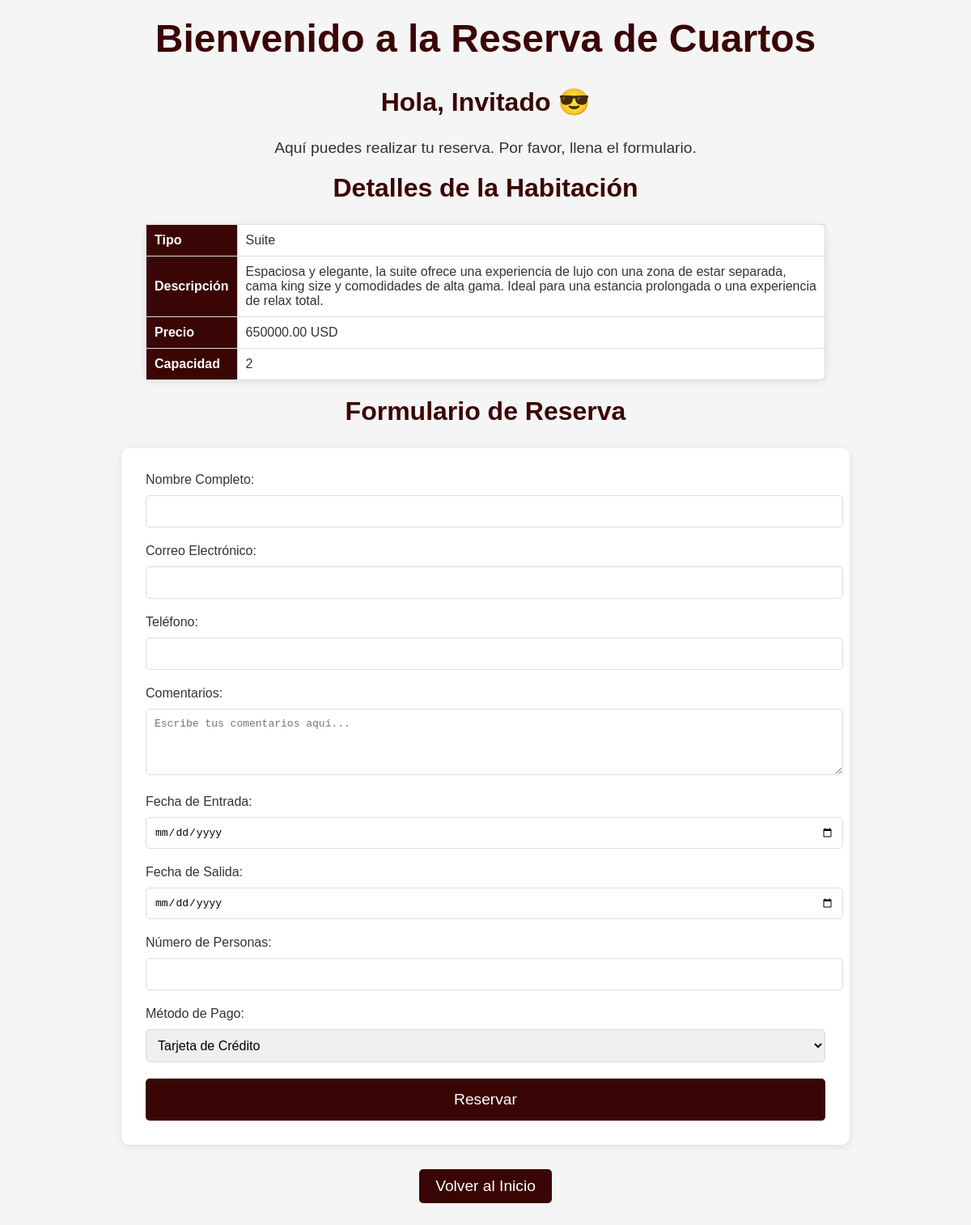
Page /loginCliente/reservar.php?id=1 on the committed database.
### tables this page shows
CREATE TABLE `cuartos` (
  `id` int(11) NOT NULL,
  `tipo_habitacion` varchar(255) NOT NULL,
  `descripcion` text NOT NULL,
  `precio` decimal(10,2) NOT NULL,
  `numero_elementos` int(11) NOT NULL,
  `capacidad` int(11) NOT NULL,
  `numero_habitacion` int(11) NOT NULL,
  `fecha_creacion` timestamp NOT NULL DEFAULT current_timestamp()
);

### loginCliente/reservar.php (the view, shortened to what this page needs)
<?php
$nombreUsuario = isset($_SESSION['nombre_usuario']) ? $_SESSION['nombre_usuario'] : "Invitado";
if (isset($_GET['id']) && is_numeric($_GET['id'])) {
    $idHabitacion = $_GET['id'];
} else {
    die("Error: No se ha seleccionado una habitación válida.");
}
$servername = "localhost";
$username = "root";
$password = "";
$dbname = "hotel_pijao_del_sol";
$conn = new mysqli($servername, $username, $password, $dbname);
$sql = "SELECT * FROM cuartos WHERE id = ?";
$stmt = $conn->prepare($sql);
$stmt->bind_param("i", $idHabitacion);
$stmt->execute();
$result = $stmt->get_result();
$habitacion = $result->fetch_assoc();
?>
<!DOCTYPE html>
<html lang="es">
<head>
</head>
<body>
    <h1>Bienvenido a la Reserva de Cuartos</h1>
    <h2>Hola, <?php echo htmlspecialchars($nombreUsuario); ?> 😎</h2>
    <p>Aquí puedes realizar tu reserva. Por favor, llena el formulario.</p>
    <h2>Detalles de la Habitación</h2>
    <table class="table-details">
        <tr>
            <th>Tipo</th>
            <td><?php echo htmlspecialchars($habitacion['tipo_habitacion']); ?></td>
        </tr>
        <tr>
            <th>Descripción</th>
            <td><?php echo htmlspecialchars($habitacion['descripcion']); ?></td>
        </tr>
        <tr>
            <th>Precio</th>
            <td><?php echo htmlspecialchars($habitacion['precio']); ?> USD</td>
        </tr>
        <tr>
            <th>Capacidad</th>
            <td><?php echo htmlspecialchars($habitacion['capacidad']); ?></td>
        </tr>
    </table>
    <h2>Formulario de Reserva</h2>
    <form action="procesar_reserva.php" method="POST">
        <label for="nombre">Nombre Completo:</label>
        <input type="text" id="nombre" name="nombre" required>
        <label for="correo">Correo Electrónico:</label>
        <input type="email" id="correo" name="correo" required>
        <label for="telefono">Teléfono:</label>
        <input type="tel" id="telefono" name="telefono" required>
        <label for="comentarios">Comentarios:</label>
        <textarea id="comentarios" name="comentarios" rows="4" placeholder="Escribe tus comentarios aquí..."></textarea>
        <label for="fecha_entrada">Fecha de Entrada:</label>
        <input type="date" id="fecha_entrada" name="fecha_entrada" required>
        <label for="fecha_salida">Fecha de Salida:</label>
        <input type="date" id="fecha_salida" name="fecha_salida" required>
        <label for="numero_personas">Número de Personas:</label>
        <input type="number" id="numero_personas" name="numero_personas" min="1" max="<?php echo htmlspecialchars($habitacion['capacidad']); ?>" required>
        <label for="metodo_pago">Método de Pago:</label>
        <select id="metodo_pago" name="metodo_pago" required>
            <option value="tarjeta_credito">Tarjeta de Crédito</option>
        </select>
        <button type="submit">Reservar</button>
    </form>
    <button class="back-btn" onclick="window.location.href='reservacion.php'">Volver al Inicio</button>
</body>
</html>

### loginCliente/reservar.php (style rules this page uses)
body { font-family: 'Arial', sans-serif; margin: 0; padding: 0; background-color: #f5f5f5; color: #333; }
h1, h2 { color: #3a0505; text-align: center; }
h1 { font-size: 3em; margin-top: 20px; }
h2 { font-size: 2em; margin-top: 10px; }
p { text-align: center; font-size: 1.2em; margin: 20px 0; }
.table-details { width: 70%; margin: 20px auto; border-collapse: collapse; text-align: left; background-color: #fff; border-radius: 10px; box-shadow: 0 2px 10px rgba(0, 0, 0, 0.1); }
.table-details th, .table-details td { padding: 10px; border: 1px solid #ddd; }
.table-details th { background-color: #3a0505; color: #fff; }
form { width: 70%; margin: 20px auto; background-color: #fff; padding: 30px; border-radius: 10px; box-shadow: 0 2px 10px rgba(0, 0, 0, 0.1); }
form input, form select, form textarea { width: 100%; padding: 10px; margin: 10px 0 20px 0; border: 1px solid #ddd; border-radius: 5px; font-size: 1em; }
form button { background-color: #3a0505; color: #fff; padding: 15px; border: none; border-radius: 5px; font-size: 1.2em; cursor: pointer; width: 100%; }
.back-btn { display: block; margin: 30px auto; background-color: #3a0505; color: #fff; padding: 10px 20px; border: none; border-radius: 5px; font-size: 1.2em; cursor: pointer; text-align: center; text-decoration: none; }

### rows in the picture
cuartos: tipo_habitacion "Suite", descripcion "Espaciosa y elegante, la suite ofrece una experiencia de lujo con una zona de estar separada, cama king size y comodidades de alta gama. Ideal para una estancia prolongada o una experiencia de relax total.", precio "650000.00", capacidad "2"

### other values in the picture
$nombreUsuario "Invitado"
